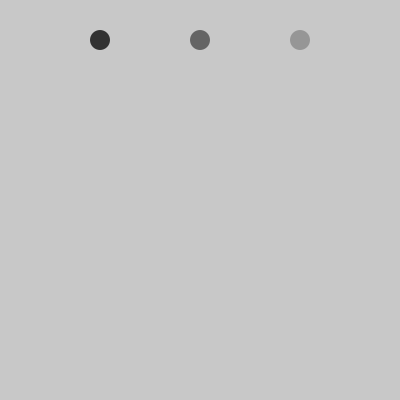
Frame 1 (no input)
Frame 60 (the mouse pressed at the canvas centre just before this capture): identical to frame 1, image omitted
Frame 120 (the mouse held since frame 60 and released just before this capture): identical to frame 1, image omitted

The Processing sketch that drew this single still picture (run headless with seeded random() and noise(); from frame 60 on, the mouse is pressed at the canvas centre):

// Processing sketch: cc_07a_loops
// ── cc_07a_loops.pde
/**
 * Creative Coding HSOS WS16/17
 * Basic loop example
 *
 * @author Jens de Boer <hello@jnsdbr.de>
 */

void setup()
{
    size(400, 400);
    smooth();
    noStroke();
}

void draw()
{
    background(200);
   
    for (int i = 1; i <= 3; i++)
    {
        fill(i * 50);
        ellipse(i * 100, 40, 20, 20);
    } 
}
